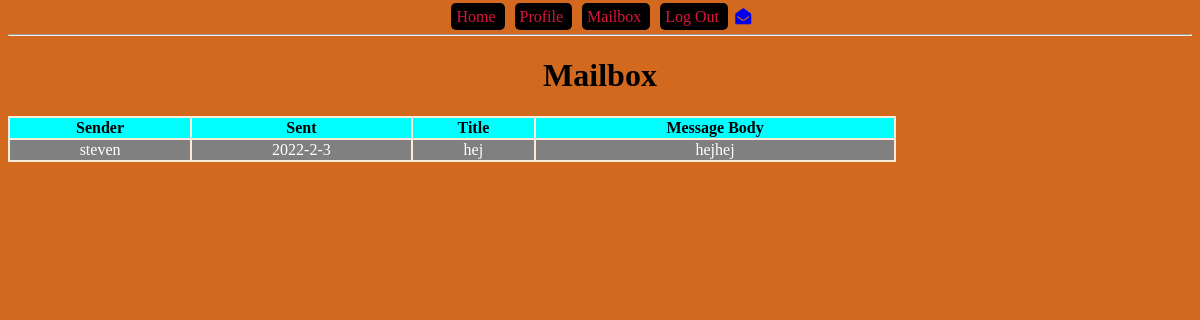
/mailbox (signed in), run on an earlier commit of the app's database.
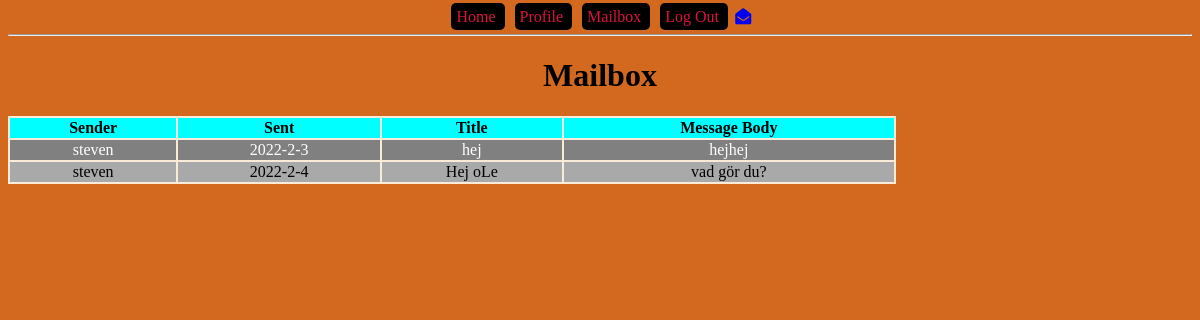
And on a later commit of the database.
### models.py (models this page shows, shortened)
class Message(db.Model):
    id = db.Column(db.Integer, primary_key=True, autoincrement=True)
    title = db.Column(db.String(250))
    body = db.Column(db.Text)
    read = db.Column(db.BOOLEAN, default=False)
    sent_time = db.Column(db.DateTime, default=datetime.datetime.now())
    sender_id = db.Column(db.Integer, db.ForeignKey('user.id'), nullable=False)

class User(db.Model):
    id = db.Column(db.Integer, primary_key=True, autoincrement=True)
    name = db.Column(db.String(150))
    email = db.Column(db.String(150), unique=True)
    password = db.Column(db.String(100))
    admin = db.Column(db.BOOLEAN, default=False)
    online = db.Column(db.BOOLEAN, default=False)
    sent_messages = db.relationship('Message', backref='sender', lazy=True)
    recv_messages = db.relationship('Message', secondary=message_recv, lazy='subquery',
                                    backref=db.backref('receivers', lazy=True))

### blueprints/user/__init__.py (the view)
@bp_user.get('/mailbox')
def mailbox_get():
    messages = get_user_messages()
    return render_template('mailbox.html', messages=messages)

### app.py (called while the page is built)
def create_app():
    app = Flask(__name__)
    app.config['SECRET_KEY'] = '123secret'
    app.config['SQLALCHEMY_TRACK_MODIFICATIONS'] = False
    app.config['SQLALCHEMY_DATABASE_URI'] = 'sqlite:///db.sqlite'
    db.init_app(app)
    login_manager = LoginManager()
    login_manager.init_app(app)
    @login_manager.user_loader
    def load_user(user_id):
        from models import User
        return User.query.filter_by(id=user_id).first()
    from blueprints.open import bp_open
    app.register_blueprint(bp_open)
    from blueprints.user import bp_user
    app.register_blueprint(bp_user)
    from blueprints.api import bp_api
    app.register_blueprint(bp_api, url_prefix='/api/v1.0')
    from blueprints.admin import bp_admin
    app.register_blueprint(bp_admin)
    from blueprints.ajax import bp_ajax
    app.register_blueprint(bp_ajax)
    return app

### controllers/message_controller.py (called while the page is built)
def get_user_messages():
    return current_user.recv_messages

### templates/mailbox.html (shortened to what this page needs)
{% extends "base-template.html" %}
{% block content %}
    <h1 id="main-heading">Mailbox</h1>
    <table>
        <tr>
            <th>Sender</th>
            <th>Sent</th>
            <th>Title</th>
            <th>Message Body</th>
        </tr>
        {% for message in messages %}
            <tr>
                <td>{{ message.sender.name }}</td>
                {% if message.sent_time is not none %}
                    <td>{{ message.sent_time.year }}-{{ message.sent_time.month }}-{{ message.sent_time.day }}</td>
                {% else %}
                    <td>-</td>
                {% endif %}
                <td>{{ message.title }}</td>
                <td>{{ message.body }}</td>
            </tr>
        {% endfor %}
    </table>
{% endblock %}

### templates/base-template.html (shortened to what this page needs)
<!DOCTYPE html>
<html lang="en">
<head>
    <link rel="stylesheet" href="{{ url_for('static', filename='css/main.css') }}" />
</head>
<body>
    <a class="menu-item" href="{{ url_for('bp_open.index') }}">
        Home
    </a>
    {% if current_user.is_authenticated %}
        <a class="menu-item" href="{{ url_for('bp_user.user_get') }}">
            Profile
        </a>
        <a class="menu-item" href="{{ url_for('bp_user.mailbox_get') }}">
            Mailbox
        </a>
        <a class="menu-item" href="{{ url_for('bp_user.logout_get') }}">
            Log Out
        </a>
        <a href="{{ url_for('bp_user.mailbox_get') }}">
            <i class="fa fa-fw fa-envelope-open" id="message-symbol"></i>
        </a>
     {% endif %}
    <hr />
    {% block content %}
    {% endblock %}
</body>
</html>

### static/css/main.css (style rules this page uses)
body { text-align: center; background-color: cadetblue; }
h1 { text-align: center; }
body { background-color: chocolate; }
.menu-item { margin: 5px; color: crimson; text-decoration: none; background-color: black; padding: 5px; border-radius: 5px; }
table { width: 75%; background-color: antiquewhite; }
th { background: aqua; }
tr:nth-child(odd) { background: darkgrey; }
tr:nth-child(even) { background: grey; color: white; }

What changed in the data, as far as the page shows it:
added Message: sender.name "steven", sent_time.year "2022", sent_time.month "2", sent_time.day "4", title "Hej oLe", body "vad gör du?"
